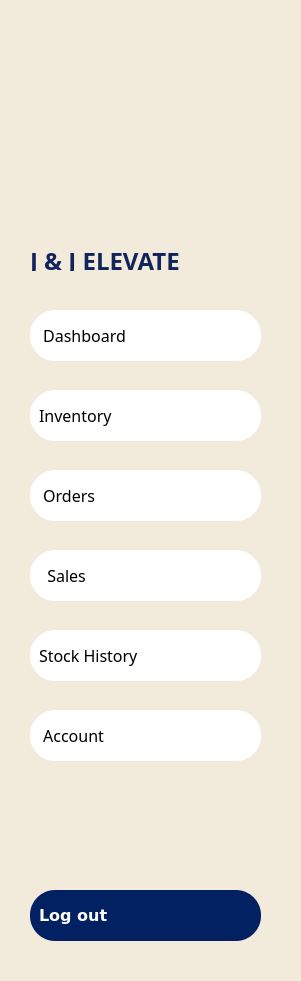
   <widget class="QFrame" name="LeftMenuBar">
    <property name="geometry">
     <rect>
      <x>0</x>
      <y>0</y>
      <width>301</width>
      <height>981</height>
     </rect>
    </property>
    <property name="font">
     <font>
      <pointsize>14</pointsize>
     </font>
    </property>
    <property name="styleSheet">
     <string notr="true">background-color: rgba(235, 224, 204, 0.47); /* #ebe0cc with 47% opacity */</string>
    </property>
    <property name="frameShape">
     <enum>QFrame::NoFrame</enum>
    </property>
    <property name="frameShadow">
     <enum>QFrame::Raised</enum>
    </property>
    <widget class="QLabel" name="JJelevate_text">
     <property name="geometry">
      <rect>
       <x>30</x>
       <y>250</y>
       <width>251</width>
       <height>21</height>
      </rect>
     </property>
     <property name="font">
      <font>
       <family>Montserrat ExtraBold</family>
       <pointsize>18</pointsize>
       <weight>75</weight>
       <bold>true</bold>
      </font>
     </property>
     <property name="styleSheet">
      <string notr="true">color: #12245c; 
background: transparent;
</string>
     </property>
     <property name="text">
      <string>J &amp; J ELEVATE</string>
     </property>
     <property name="scaledContents">
      <bool>true</bool>
     </property>
    </widget>
    <widget class="QLabel" name="Logo">
     <property name="geometry">
      <rect>
       <x>30</x>
       <y>50</y>
       <width>241</width>
       <height>171</height>
      </rect>
     </property>
     <property name="styleSheet">
      <string notr="true">background: transparent;</string>
     </property>
     <property name="text">
      <string/>
     </property>
     <property name="pixmap">
      <pixmap>:/JJimages/JJLOGO.png</pixmap>
     </property>
     <property name="scaledContents">
      <bool>true</bool>
     </property>
     <property name="alignment">
      <set>Qt::AlignCenter</set>
     </property>
    </widget>
    <widget class="QPushButton" name="pushButton_Dashboard">
     <property name="geometry">
      <rect>
       <x>30</x>
       <y>310</y>
       <width>231</width>
       <height>51</height>
      </rect>
     </property>
     <property name="font">
      <font>
       <family>Montserrat Medium</family>
       <pointsize>12</pointsize>
       <weight>50</weight>
       <italic>false</italic>
       <bold>false</bold>
      </font>
     </property>
     <property name="styleSheet">
      <string notr="true">QPushButton {
    background-color: white;
    color: black;
    border-radius: 25px;
    padding: 9px;
text-align: left;
}
QPushButton:hover {
    background-color:#c25b55;
color:black;
font-weight: 700;
}
QPushButton#activeButton {
    background-color:#c25b55;
color:black;
font-weight: 700;
}
</string>
     </property>
     <property name="text">
      <string> Dashboard   </string>
     </property>
     <property name="icon">
      <iconset>
       <normaloff>:/JJimages/dashboard_icon.svg</normaloff>:/JJimages/dashboard_icon.svg</iconset>
     </property>
     <property name="iconSize">
      <size>
       <width>40</width>
       <height>40</height>
      </size>
     </property>
    </widget>
    <widget class="QPushButton" name="pushButton_Inventory">
     <property name="geometry">
      <rect>
       <x>30</x>
       <y>390</y>
       <width>231</width>
       <height>51</height>
      </rect>
     </property>
     <property name="font">
      <font>
       <family>Montserrat Medium</family>
       <pointsize>12</pointsize>
      </font>
     </property>
     <property name="styleSheet">
      <string notr="true">QPushButton {
    background-color: white;
    color: black;
    border-radius: 25px;
    padding: 9px;
text-align: left;
}
QPushButton:hover {
    background-color:#c25b55;
color:black;
font-weight: 700;
}
QPushButton#activeButton {
    background-color:#c25b55;
color:black;
font-weight: 700;
}
</string>
     </property>
     <property name="text">
      <string>Inventory</string>
     </property>
     <property name="icon">
      <iconset>
       <normaloff>:/JJimages/inventory_icon.svg</normaloff>:/JJimages/inventory_icon.svg</iconset>
     </property>
     <property name="iconSize">
      <size>
       <width>50</width>
       <height>45</height>
      </size>
     </property>
    </widget>
    <widget class="QPushButton" name="pushButton_Orders">
     <property name="geometry">
      <rect>
       <x>30</x>
       <y>470</y>
       <width>231</width>
       <height>51</height>
      </rect>
     </property>
     <property name="font">
      <font>
       <family>Montserrat Medium</family>
       <pointsize>12</pointsize>
      </font>
     </property>
     <property name="styleSheet">
      <string notr="true">QPushButton {
    background-color: white;
    color: black;
    border-radius: 25px;
    padding: 9px;
text-align: left;
}
QPushButton:hover {
    background-color:#c25b55;
color:black;
font-weight: 700;
}
QPushButton#activeButton {
    background-color:#c25b55;
color:black;
font-weight: 700;
}
</string>
     </property>
     <property name="text">
      <string> Orders</string>
     </property>
     <property name="icon">
      <iconset>
       <normaloff>:/JJimages/orders_icon.svg</normaloff>:/JJimages/orders_icon.svg</iconset>
     </property>
     <property name="iconSize">
      <size>
       <width>46</width>
       <height>42</height>
      </size>
     </property>
    </widget>
    <widget class="QPushButton" name="pushButton_Sales">
     <property name="geometry">
      <rect>
       <x>30</x>
       <y>550</y>
       <width>231</width>
       <height>51</height>
      </rect>
     </property>
     <property name="font">
      <font>
       <family>Montserrat Medium</family>
       <pointsize>12</pointsize>
      </font>
     </property>
     <property name="styleSheet">
      <string notr="true">QPushButton {
    background-color: white;
    color: black;
    border-radius: 25px;
    padding: 9px;
text-align: left;
}
QPushButton:hover {
    background-color:#c25b55;
color:black;
font-weight: 700;
}
QPushButton#activeButton {
    background-color:#c25b55;
color:black;
font-weight: 700;
}
</string>
     </property>
     <property name="text">
      <string>  Sales</string>
     </property>
     <property name="icon">
      <iconset>
       <normaloff>:/JJimages/sales_icon.svg</normaloff>:/JJimages/sales_icon.svg</iconset>
     </property>
     <property name="iconSize">
      <size>
       <width>35</width>
       <height>35</height>
      </size>
     </property>
    </widget>
    <widget class="QPushButton" name="pushButton_Account">
     <property name="geometry">
      <rect>
       <x>30</x>
       <y>710</y>
       <width>231</width>
       <height>51</height>
      </rect>
     </property>
     <property name="font">
      <font>
       <family>Montserrat Medium</family>
       <pointsize>12</pointsize>
      </font>
     </property>
     <property name="styleSheet">
      <string notr="true">QPushButton {
    background-color: white;
    color: black;
    border-radius: 25px;
    padding: 9px;
text-align: left;
}
QPushButton:hover {
    background-color:#c25b55;
color:black;
font-weight: 700;
}
QPushButton#activeButton {
    background-color:#c25b55;
color:black;
font-weight: 700;
}
</string>
     </property>
     <property name="text">
      <string> Account     </string>
     </property>
     <property name="icon">
      <iconset>
       <normaloff>:/JJimages/account_icon.svg</normaloff>:/JJimages/account_icon.svg</iconset>
     </property>
     <property name="iconSize">
      <size>
       <width>48</width>
       <height>48</height>
      </size>
     </property>
    </widget>
    <widget class="QPushButton" name="pushButton_LogOut">
     <property name="geometry">
      <rect>
       <x>30</x>
       <y>890</y>
       <width>231</width>
       <height>51</height>
      </rect>
     </property>
     <property name="font">
      <font>
       <family>Verdana</family>
       <pointsize>12</pointsize>
       <weight>87</weight>
       <bold>true</bold>
      </font>
     </property>
     <property name="styleSheet">
      <string notr="true">QPushButton {
    background-color:#022162;
color:white;
font-weight: 700;
    border-radius: 25px;
    padding: 9px;
font-size: 14;
text-align: left;
}</string>
     </property>
     <property name="text">
      <string>Log out</string>
     </property>
     <property name="icon">
      <iconset>
       <normaloff>:/JJimages/WHITElogout_icon.svg</normaloff>:/JJimages/WHITElogout_icon.svg</iconset>
     </property>
     <property name="iconSize">
      <size>
       <width>38</width>
       <height>38</height>
      </size>
     </property>
    </widget>
    <widget class="QPushButton" name="pushButton_Stock_History">
     <property name="geometry">
      <rect>
       <x>30</x>
       <y>630</y>
       <width>231</width>
       <height>51</height>
      </rect>
     </property>
     <property name="font">
      <font>
       <family>Montserrat Medium</family>
       <pointsize>12</pointsize>
      </font>
     </property>
     <property name="styleSheet">
      <string notr="true">QPushButton {
    background-color: white;
    color: black;
    border-radius: 25px;
    padding: 9px;
text-align: left;
}
QPushButton:hover {
    background-color:#c25b55;
color:black;
font-weight: 700;
}
QPushButton#activeButton {
    background-color:#c25b55;
color:black;
font-weight: 700;
}
</string>
     </property>
     <property name="text">
      <string>Stock History</string>
     </property>
     <property name="icon">
      <iconset>
       <normaloff>:/JJimages/inventory_icon.svg</normaloff>:/JJimages/inventory_icon.svg</iconset>
     </property>
     <property name="iconSize">
      <size>
       <width>50</width>
       <height>45</height>
      </size>
     </property>
    </widget>
   </widget>
